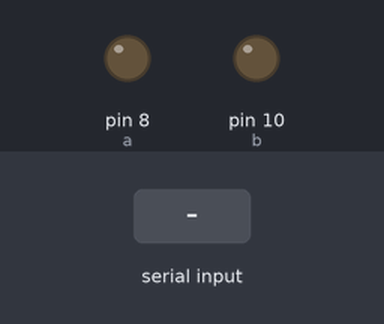
The sketch below on a simulated Arduino Uno, built with avr-gcc and run on an emulated ATmega328P. On the bench: output pins drawn as LEDs (lit = HIGH). The test bench sets the inputs (shaded band). What the sketch prints to the serial monitor is not drawn.

Above: at 1.2 s.
1.3 s: "1" received over Serial
At 2.1 s:
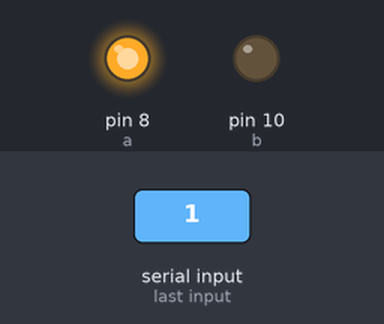
3.0 s: "2" received over Serial
At 4.7 s:
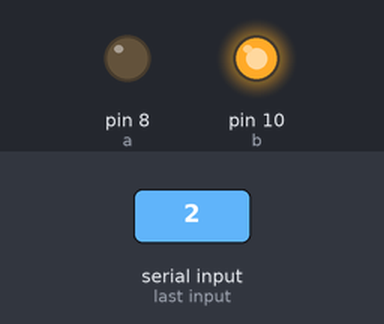
Timing chart, 0 to 6.2 s (numbered marks = the images above; inputs shaded):
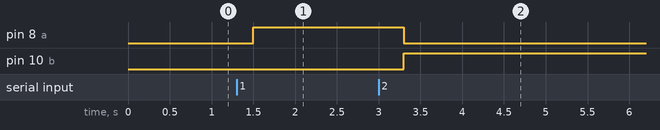

Measured:
- after the input at 1.3 s, pin 8 (a): LOW → HIGH after 0.20 s
- after the input at 3.0 s, pin 8 (a): HIGH → LOW after 0.30 s; pin 10 (b): LOW → HIGH after 0.30 s

The sketch:

motor.ino
```cpp
int a=8;
int b=10;
//int c=11;
char e;


void setup() {

  Serial.begin(9600);
  while(!Serial);
  pinMode(a,OUTPUT);
  pinMode(b,OUTPUT);
  // put your setup code here, to run once:

}

void loop() {
  if(Serial.available()> 0)

    e=Serial.read();
    delay(100);
    Serial.println(e);
 if(e=='1')
 {
  int i=50;
  //while ( i<255)

 // analogWrite(c,255);
       digitalWrite(a,HIGH);
  digitalWrite(b,LOW);
  delay(200);
 //i=i+50;
 }
 //delay(100);
 if(e=='2')
 {
 // int h=255;
//  while (h>50)

  //analogWrite(c,255);
 digitalWrite(a,LOW);
  digitalWrite(b,HIGH);
  delay(200);


 }


  // put your main code here, to run repeatedly:

}
```
